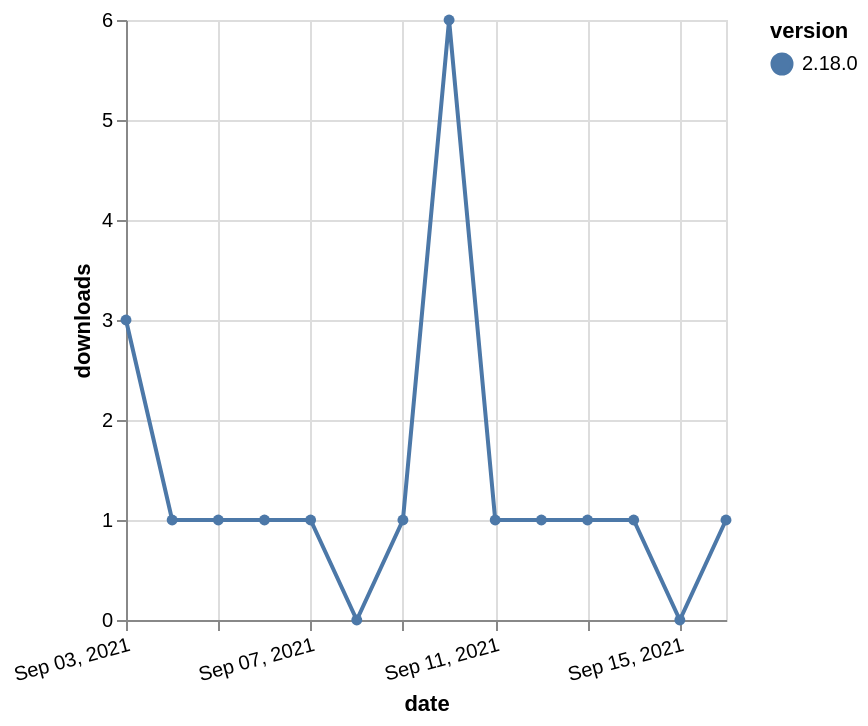

Write a Vega-Lite specification for this figure.
### Vega-Lite specification from a JSON file in a GitHub repository (floating-point values rounded to 4 significant figures)
{"$schema": "https://vega.github.io/schema/vega-lite/v5.json", "description": "A simple bar chart with embedded data.", "data": {"values": [{"date": "2021-09-03", "total": 499, "delta": 3, "version": "2.18.0"}, {"date": "2021-09-04", "total": 500, "delta": 1, "version": "2.18.0"}, {"date": "2021-09-05", "total": 501, "delta": 1, "version": "2.18.0"}, {"date": "2021-09-06", "total": 502, "delta": 1, "version": "2.18.0"}, {"date": "2021-09-07", "total": 503, "delta": 1, "version": "2.18.0"}, {"date": "2021-09-08", "total": 503, "delta": 0, "version": "2.18.0"}, {"date": "2021-09-09", "total": 504, "delta": 1, "version": "2.18.0"}, {"date": "2021-09-10", "total": 510, "delta": 6, "version": "2.18.0"}, {"date": "2021-09-11", "total": 511, "delta": 1, "version": "2.18.0"}, {"date": "2021-09-12", "total": 512, "delta": 1, "version": "2.18.0"}, {"date": "2021-09-13", "total": 513, "delta": 1, "version": "2.18.0"}, {"date": "2021-09-14", "total": 514, "delta": 1, "version": "2.18.0"}, {"date": "2021-09-15", "total": 514, "delta": 0, "version": "2.18.0"}, {"date": "2021-09-16", "total": 515, "delta": 1, "version": "2.18.0"}]}, "width": "container", "mark": {"type": "line", "point": {"filled": true}}, "encoding": {"x": {"field": "date", "type": "temporal", "timeUnit": "yearmonthdate", "title": "date", "axis": {"labelAngle": -15}}, "y": {"field": "delta", "type": "quantitative", "title": "downloads"}, "color": {"field": "version", "type": "nominal"}, "tooltip": {"field": "delta"}}}
